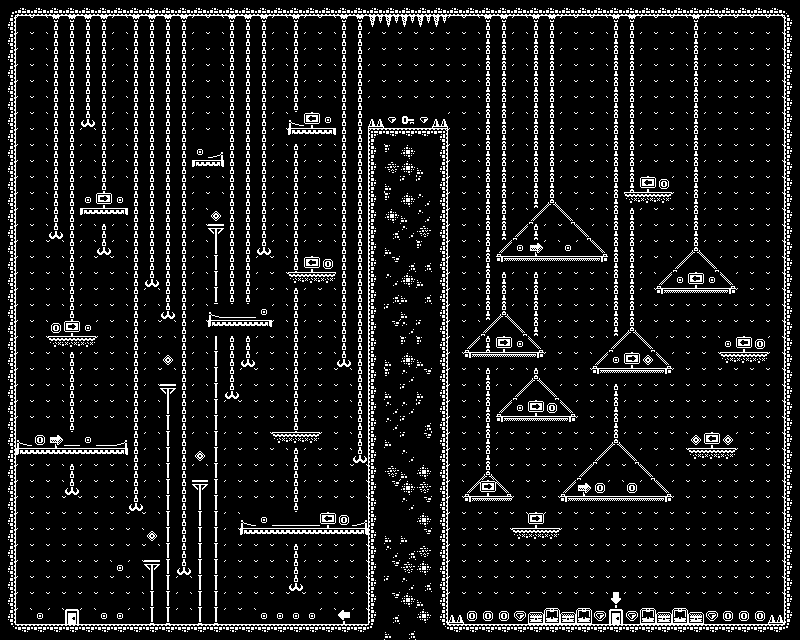

This game map was drawn from its Tiled (.tmx) file and the tilesets committed beside it. A one-line description and the trimmed map source follow:
An orthogonal 50x40 tile map with 16x16 px tiles, 14 tile layers (Backdrop, Background, Midground, Walkable, ...).

<map version="1.10" tiledversion="1.10.2" orientation="orthogonal" renderorder="right-down" width="50" height="40" tilewidth="16" tileheight="16" infinite="0" nextlayerid="15" nextobjectid="1">
 <editorsettings>
  <export target="level3.tmj" format="json" />
 </editorsettings>
 <tileset firstgid="1" name="base_black" tilewidth="16" tileheight="16" tilecount="400" columns="20">
  <image source="../kenney_1-bit-platformer-pack/Tilemap/monochrome_tilemap_packed.png" width="320" height="320" />
  <tile id="1">
   <properties>
    <property name="isCoin" type="bool" value="true" />
    <property name="value" type="int" value="10" />
   </properties>
  </tile>
  <tile id="2">
   <properties>
    <property name="isCoin" type="bool" value="true" />
    <property name="value" type="int" value="25" />
   </properties>
  </tile>
  <tile id="20">
   <properties>
    <property name="isCoin" type="bool" value="true" />
    <property name="value" type="int" value="5" />
   </properties>
  </tile>
  <tile id="21">
   <properties>
    <property name="isCoin" type="bool" value="true" />
    <property name="value" type="int" value="10" />
   </properties>
  </tile>
  <tile id="22">
   <properties>
    <property name="isCoin" type="bool" value="true" />
    <property name="value" type="int" value="15" />
   </properties>
  </tile>
  <tile id="44">
   <properties>
    <property name="collides" type="bool" value="true" />
   </properties>
  </tile>
  <tile id="45">
   <properties>
    <property name="collides" type="bool" value="true" />
   </properties>
  </tile>
  <tile id="46">
   <properties>
    <property name="collides" type="bool" value="true" />
   </properties>
  </tile>
  <tile id="56">
   <properties>
    <property name="isDoor" type="bool" value="true" />
   </properties>
  </tile>
  <tile id="57">
   <properties>
    <property name="isDoor" type="bool" value="true" />
   </properties>
  </tile>
  <tile id="58">
   <properties>
    <property name="isDoor" type="bool" value="true" />
   </properties>
  </tile>
  <tile id="59">
   <properties>
    <property name="isDoor" type="bool" value="true" />
   </properties>
  </tile>
  <tile id="62">
   <properties>
    <property name="isCoin" type="bool" value="true" />
    <property name="value" type="int" value="50" />
   </properties>
  </tile>
  <tile id="63">
   <properties>
    <property name="collides" type="bool" value="true" />
   </properties>
  </tile>
  <tile id="64">
   <properties>
    <property name="collides" type="bool" value="true" />
   </properties>
  </tile>
  <tile id="65">
   <properties>
    <property name="collides" type="bool" value="true" />
   </properties>
  </tile>
  <tile id="66">
   <properties>
    <property name="collides" type="bool" value="true" />
   </properties>
  </tile>
  <tile id="72">
   <properties>
    <property name="direction" type="int" value="-1" />
    <property name="isSpawn" type="bool" value="true" />
    <property name="range" type="int" value="1" />
   </properties>
  </tile>
  <tile id="73">
   <properties>
    <property name="direction" type="int" value="1" />
    <property name="isSpawn" type="bool" value="true" />
    <property name="range" type="int" value="1" />
   </properties>
  </tile>
  <tile id="77">
   <properties>
    <property name="isSpawn" type="bool" value="true" />
   </properties>
  </tile>
  <tile id="78">
   <properties>
    <property name="isDoor" type="bool" value="true" />
   </properties>
  </tile>
  <tile id="79">
   <properties>
    <property name="isDoor" type="bool" value="true" />
   </properties>
  </tile>
  <tile id="82">
   <properties>
    <property name="isCoin" type="bool" value="true" />
    <property name="value" type="int" value="50" />
   </properties>
  </tile>
  <tile id="83">
   <properties>
    <property name="collides" type="bool" value="true" />
   </properties>
  </tile>
  <tile id="84">
   <properties>
    <property name="collides" type="bool" value="true" />
   </properties>
  </tile>
  <tile id="85">
   <properties>
    <property name="collides" type="bool" value="true" />
   </properties>
  </tile>
  <tile id="86">
   <properties>
    <property name="collides" type="bool" value="true" />
   </properties>
  </tile>
  <tile id="92">
   <properties>
    <property name="direction" type="int" value="-1" />
    <property name="isSpawn" type="bool" value="true" />
    <property name="range" type="int" value="3" />
   </properties>
  </tile>
  <tile id="93">
   <properties>
    <property name="direction" type="int" value="1" />
    <property name="isSpawn" type="bool" value="true" />
    <property name="range" type="int" value="3" />
   </properties>
  </tile>
  <tile id="96">
   <properties>
    <property name="isKey" type="bool" value="true" />
   </properties>
  </tile>
  <tile id="97">
   <properties>
    <property name="isKey" type="bool" value="true" />
   </properties>
  </tile>
  <tile id="98">
   <properties>
    <property name="isDoor" type="bool" value="true" />
   </properties>
  </tile>
  <tile id="99">
   <properties>
    <property name="isDoor" type="bool" value="true" />
   </properties>
  </tile>
  <tile id="102">
   <properties>
    <property name="isCoin" type="bool" value="true" />
    <property name="value" type="int" value="75" />
   </properties>
  </tile>
  <tile id="103">
   <properties>
    <property name="collides" type="bool" value="true" />
   </properties>
  </tile>
  <tile id="104">
   <properties>
    <property name="collides" type="bool" value="true" />
   </properties>
  </tile>
  <tile id="105">
   <properties>
    <property name="collides" type="bool" value="true" />
   </properties>
  </tile>
  <tile id="106">
   <properties>
    <property name="collides" type="bool" value="true" />
   </properties>
  </tile>
  <tile id="122">
   <properties>
    <property name="isKill" type="bool" value="true" />
   </properties>
  </tile>
  <tile id="123">
   <properties>
    <property name="collides" type="bool" value="true" />
   </properties>
  </tile>
  <tile id="124">
   <properties>
    <property name="collides" type="bool" value="true" />
   </properties>
  </tile>
  <tile id="125">
   <properties>
    <property name="collides" type="bool" value="true" />
   </properties>
  </tile>
  <tile id="126">
   <properties>
    <property name="collides" type="bool" value="true" />
   </properties>
  </tile>
  <tile id="143">
   <properties>
    <property name="collides" type="bool" value="true" />
   </properties>
  </tile>
  <tile id="144">
   <properties>
    <property name="collides" type="bool" value="true" />
   </properties>
  </tile>
  <tile id="145">
   <properties>
    <property name="collides" type="bool" value="true" />
   </properties>
  </tile>
  <tile id="146">
   <properties>
    <property name="collides" type="bool" value="true" />
   </properties>
  </tile>
  <tile id="160">
   <properties>
    <property name="collides" type="bool" value="true" />
   </properties>
  </tile>
  <tile id="161">
   <properties>
    <property name="collides" type="bool" value="true" />
   </properties>
  </tile>
  <tile id="162">
   <properties>
    <property name="collides" type="bool" value="true" />
   </properties>
  </tile>
  <tile id="166">
   <properties>
    <property name="isKill" type="bool" value="true" />
   </properties>
  </tile>
  <tile id="183">
   <properties>
    <property name="isKill" type="bool" value="true" />
   </properties>
  </tile>
  <tile id="184">
   <properties>
    <property name="direction" type="int" value="-1" />
    <property name="isSpawn" type="bool" value="true" />
    <property name="range" type="int" value="2" />
   </properties>
  </tile>
  <tile id="186">
   <properties>
    <property name="direction" type="int" value="1" />
    <property name="isSpawn" type="bool" value="true" />
    <property name="range" type="int" value="2" />
   </properties>
  </tile>
  <tile id="195">
   <properties>
    <property name="collides" type="bool" value="true" />
   </properties>
  </tile>
  <tile id="196">
   <properties>
    <property name="collides" type="bool" value="true" />
   </properties>
  </tile>
  <tile id="197">
   <properties>
    <property name="collides" type="bool" value="true" />
   </properties>
  </tile>
  <tile id="198">
   <properties>
    <property name="collides" type="bool" value="true" />
   </properties>
  </tile>
  <tile id="199">
   <properties>
    <property name="collides" type="bool" value="true" />
   </properties>
  </tile>
  <tile id="201">
   <properties>
    <property name="collides" type="bool" value="true" />
   </properties>
  </tile>
  <tile id="203">
   <properties>
    <property name="isKill" type="bool" value="true" />
   </properties>
  </tile>
  <tile id="215">
   <properties>
    <property name="collides" type="bool" value="true" />
   </properties>
  </tile>
  <tile id="216">
   <properties>
    <property name="collides" type="bool" value="true" />
   </properties>
  </tile>
  <tile id="217">
   <properties>
    <property name="collides" type="bool" value="true" />
   </properties>
  </tile>
  <tile id="218">
   <properties>
    <property name="collides" type="bool" value="true" />
   </properties>
  </tile>
  <tile id="219">
   <properties>
    <property name="collides" type="bool" value="true" />
   </properties>
  </tile>
  <tile id="235">
   <properties>
    <property name="collides" type="bool" value="true" />
   </properties>
  </tile>
  <tile id="236">
   <properties>
    <property name="collides" type="bool" value="true" />
   </properties>
  </tile>
  <tile id="237">
   <properties>
    <property name="collides" type="bool" value="true" />
   </properties>
  </tile>
  <tile id="238">
   <properties>
    <property name="collides" type="bool" value="true" />
   </properties>
  </tile>
  <tile id="239">
   <properties>
    <property name="collides" type="bool" value="true" />
   </properties>
  </tile>
  <tile id="255">
   <properties>
    <property name="collides" type="bool" value="true" />
   </properties>
  </tile>
  <tile id="256">
   <properties>
    <property name="collides" type="bool" value="true" />
   </properties>
  </tile>
  <tile id="257">
   <properties>
    <property name="collides" type="bool" value="true" />
   </properties>
  </tile>
  <tile id="258">
   <properties>
    <property name="collides" type="bool" value="true" />
   </properties>
  </tile>
  <tile id="259">
   <properties>
    <property name="collides" type="bool" value="true" />
   </properties>
  </tile>
  <tile id="275">
   <properties>
    <property name="collides" type="bool" value="true" />
   </properties>
  </tile>
  <tile id="276">
   <properties>
    <property name="collides" type="bool" value="true" />
   </properties>
  </tile>
  <tile id="277">
   <properties>
    <property name="collides" type="bool" value="true" />
   </properties>
  </tile>
  <tile id="278">
   <properties>
    <property name="collides" type="bool" value="true" />
   </properties>
  </tile>
  <tile id="279">
   <properties>
    <property name="collides" type="bool" value="true" />
   </properties>
  </tile>
  <tile id="295">
   <properties>
    <property name="collides" type="bool" value="true" />
   </properties>
  </tile>
  <tile id="296">
   <properties>
    <property name="collides" type="bool" value="true" />
   </properties>
  </tile>
  <tile id="297">
   <properties>
    <property name="collides" type="bool" value="true" />
   </properties>
  </tile>
  <tile id="298">
   <properties>
    <property name="collides" type="bool" value="true" />
   </properties>
  </tile>
  <tile id="299">
   <properties>
    <property name="collides" type="bool" value="true" />
   </properties>
  </tile>
  <tile id="315">
   <properties>
    <property name="collides" type="bool" value="true" />
   </properties>
  </tile>
  <tile id="316">
   <properties>
    <property name="collides" type="bool" value="true" />
   </properties>
  </tile>
  <tile id="317">
   <properties>
    <property name="collides" type="bool" value="true" />
   </properties>
  </tile>
  <tile id="318">
   <properties>
    <property name="collides" type="bool" value="true" />
   </properties>
  </tile>
  <tile id="319">
   <properties>
    <property name="collides" type="bool" value="true" />
   </properties>
  </tile>
  <tile id="335">
   <properties>
    <property name="collides" type="bool" value="true" />
   </properties>
  </tile>
  <tile id="336">
   <properties>
    <property name="collides" type="bool" value="true" />
   </properties>
  </tile>
  <tile id="337">
   <properties>
    <property name="collides" type="bool" value="true" />
   </properties>
  </tile>
  <tile id="338">
   <properties>
    <property name="collides" type="bool" value="true" />
   </properties>
  </tile>
  <tile id="339">
   <properties>
    <property name="collides" type="bool" value="true" />
   </properties>
  </tile>
  <tile id="340">
   <properties>
    <property name="isKill" type="bool" value="true" />
   </properties>
  </tile>
  <tile id="341">
   <properties>
    <property name="isKill" type="bool" value="true" />
   </properties>
  </tile>
  <tile id="342">
   <properties>
    <property name="isKill" type="bool" value="true" />
   </properties>
  </tile>
  <tile id="343">
   <properties>
    <property name="isKill" type="bool" value="true" />
   </properties>
  </tile>
  <tile id="344">
   <properties>
    <property name="isKill" type="bool" value="true" />
   </properties>
  </tile>
  <tile id="345">
   <properties>
    <property name="isKill" type="bool" value="true" />
   </properties>
  </tile>
  <tile id="360">
   <properties>
    <property name="isKill" type="bool" value="true" />
   </properties>
  </tile>
  <tile id="361">
   <properties>
    <property name="isKill" type="bool" value="true" />
   </properties>
  </tile>
  <tile id="362">
   <properties>
    <property name="isKill" type="bool" value="true" />
   </properties>
  </tile>
  <tile id="363">
   <properties>
    <property name="isKill" type="bool" value="true" />
   </properties>
  </tile>
  <tile id="364">
   <properties>
    <property name="isKill" type="bool" value="true" />
   </properties>
  </tile>
  <tile id="365">
   <properties>
    <property name="isKill" type="bool" value="true" />
   </properties>
  </tile>
  <tile id="366">
   <properties>
    <property name="isKill" type="bool" value="true" />
   </properties>
  </tile>
  <tile id="380">
   <properties>
    <property name="isKill" type="bool" value="true" />
   </properties>
  </tile>
  <tile id="381">
   <properties>
    <property name="isKill" type="bool" value="true" />
   </properties>
  </tile>
  <tile id="382">
   <properties>
    <property name="isKill" type="bool" value="true" />
   </properties>
  </tile>
  <tile id="383">
   <properties>
    <property name="isKill" type="bool" value="true" />
   </properties>
  </tile>
  <tile id="384">
   <properties>
    <property name="isKill" type="bool" value="true" />
   </properties>
  </tile>
  <tile id="385">
   <properties>
    <property name="isKill" type="bool" value="true" />
   </properties>
  </tile>
  <tile id="386">
   <properties>
    <property name="isKill" type="bool" value="true" />
   </properties>
  </tile>
  <tile id="389">
   <animation>
    <frame tileid="389" duration="600" />
    <frame tileid="390" duration="600" />
   </animation>
  </tile>
  <tile id="390">
   <animation>
    <frame tileid="390" duration="600" />
    <frame tileid="389" duration="600" />
   </animation>
  </tile>
 </tileset>
 <layer id="1" name="Backdrop" width="50" height="40">
  <data>[2000 cells, 2000 non-empty, 1 distinct tile ids]</data>
 </layer>
 <layer id="2" name="Background" width="50" height="40">
  <data>[2000 cells, 494 non-empty, 4 distinct tile ids]</data>
 </layer>
 <layer id="3" name="Midground" width="50" height="40">
  <data>[2000 cells, 93 non-empty, 9 distinct tile ids]</data>
 </layer>
 <layer id="4" name="Walkable" width="50" height="40">
  <data>[2000 cells, 238 non-empty, 10 distinct tile ids]</data>
 </layer>
 <layer id="5" name="Platform" width="50" height="40">
  <data>[2000 cells, 87 non-empty, 10 distinct tile ids]</data>
 </layer>
 <layer id="6" name="Foreground" width="50" height="40">
  <data>[2000 cells, 75 non-empty, 11 distinct tile ids]</data>
 </layer>
 <layer id="14" name="Enemy" width="50" height="40">
  <data>[2000 cells, 18 non-empty, 4 distinct tile ids]</data>
 </layer>
 <layer id="7" name="Key" width="50" height="40">
  <data>[2000 cells, 1 non-empty, 1 distinct tile ids]</data>
 </layer>
 <layer id="8" name="Coins" width="50" height="40">
  <data>[2000 cells, 52 non-empty, 5 distinct tile ids]</data>
 </layer>
 <layer id="9" name="Checkpoint" width="50" height="40">
  <data>[2000 cells, 0 non-empty, 0 distinct tile ids]</data>
 </layer>
 <layer id="10" name="Doors" width="50" height="40">
  <data>[2000 cells, 0 non-empty, 0 distinct tile ids]</data>
 </layer>
 <layer id="11" name="In" width="50" height="40">
  <data>[2000 cells, 1 non-empty, 1 distinct tile ids]</data>
 </layer>
 <layer id="12" name="Out" width="50" height="40">
  <data>[2000 cells, 1 non-empty, 1 distinct tile ids]</data>
 </layer>
 <layer id="13" name="Kill" width="50" height="40">
  <data>[2000 cells, 23 non-empty, 3 distinct tile ids]</data>
 </layer>
</map>
